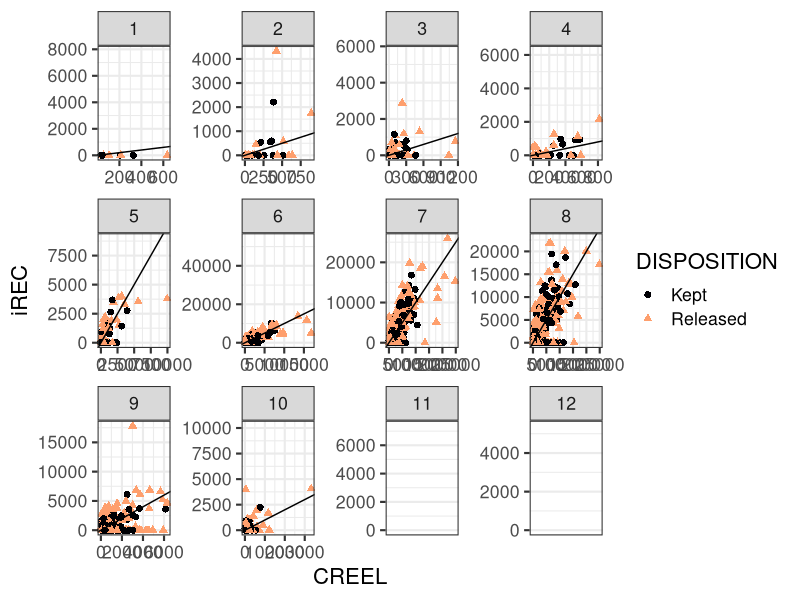
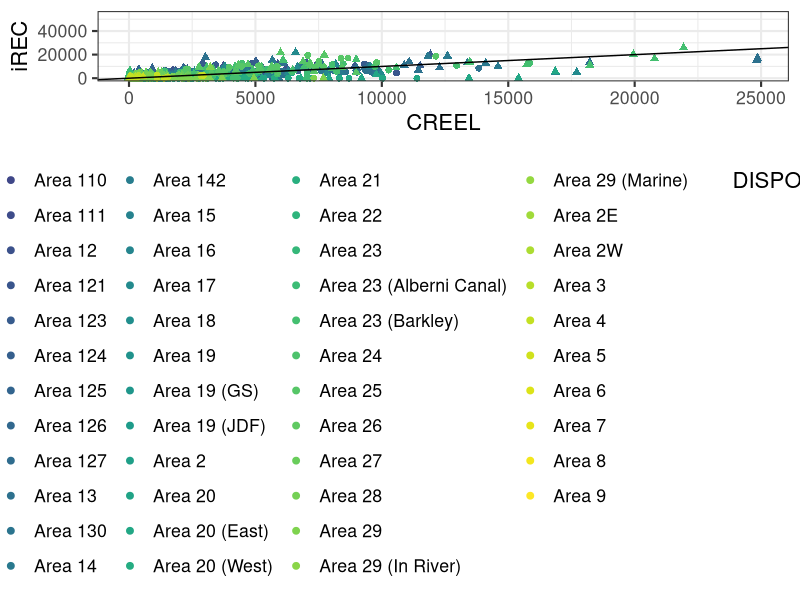
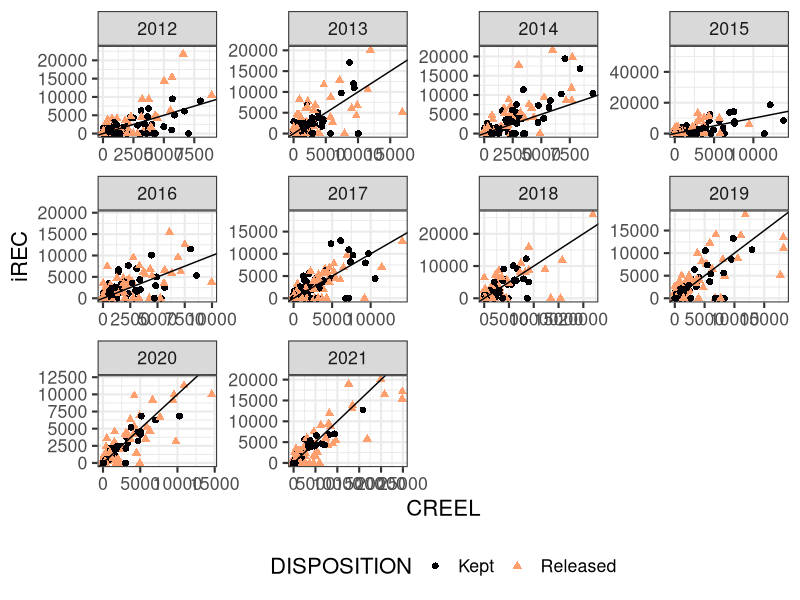
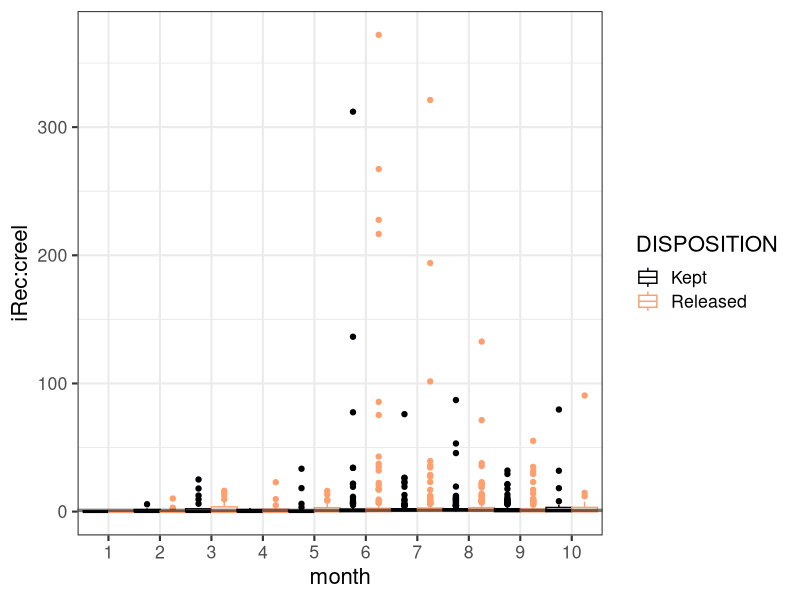
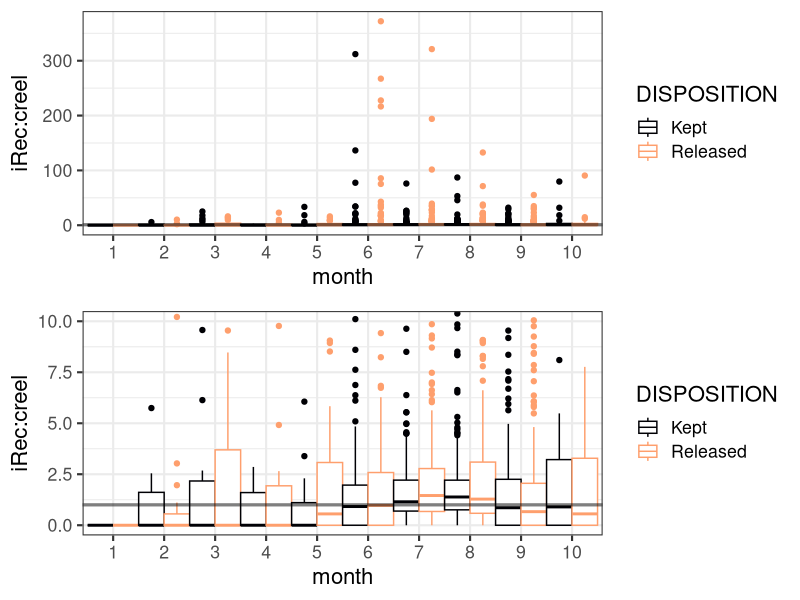
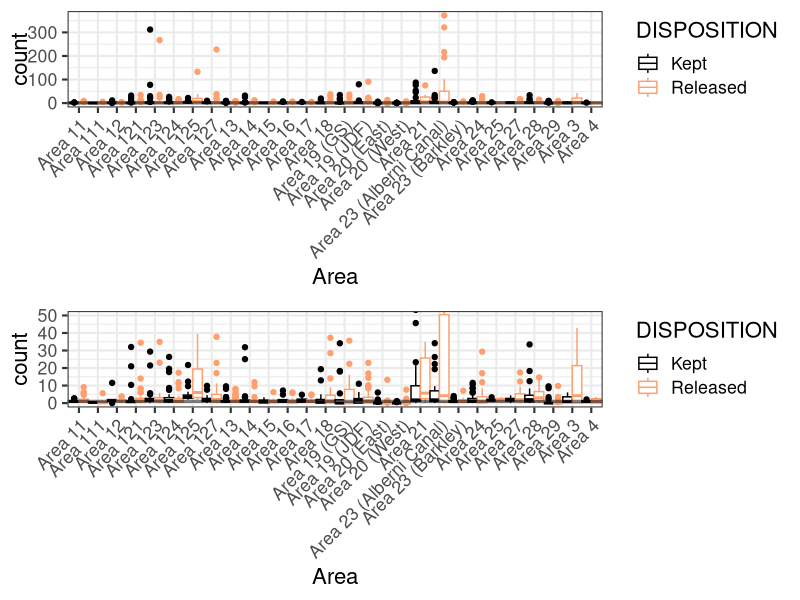
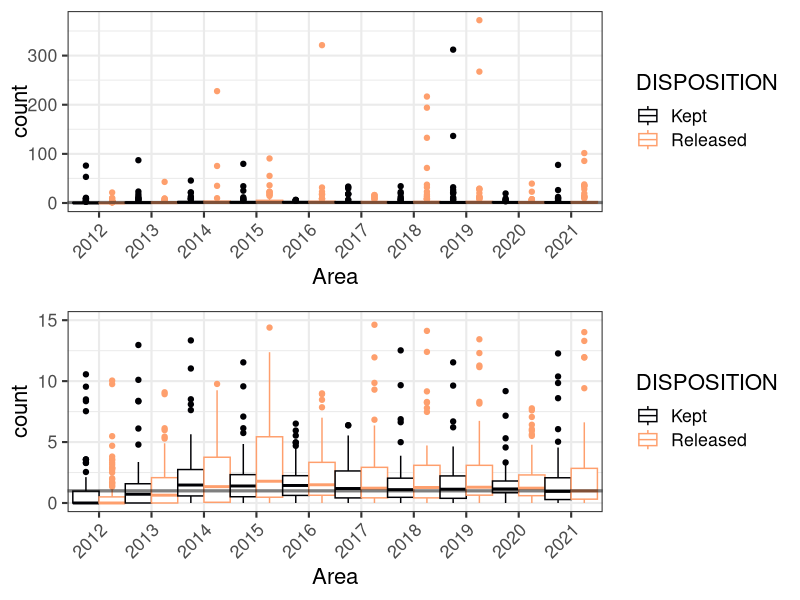
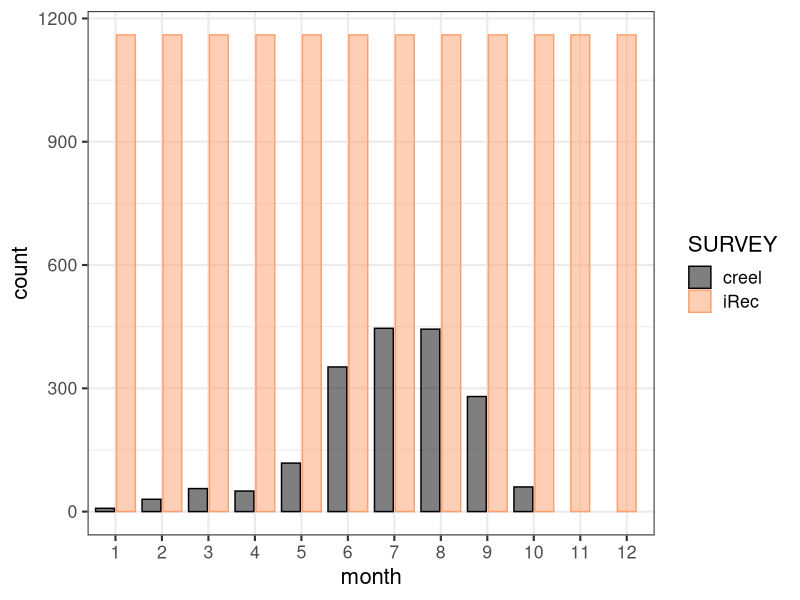

Source code (R) for these figures, in order:
## ---- chunk 1

library(ggplot2)
library(dplyr)
library(grid)
#rmarkdown::render("irec_summary.Rmd")

#read in data

creel<-read.csv("../data/creel2020.csv")
irec<-read.csv("../data/iRecchinook_2012_2021.csv")


## ---- chunk 2

#input 0s for missing observations on irec
#create df for all possible observations - using variables of interest only
#if other variables are considered, need to include them here
allobs <- expand.grid(list(AREA=unique(irec$AREA),
  YEAR=unique(irec$YEAR),
  MONTH=unique(irec$MONTH),
  DISPOSITION=unique(irec$DISPOSITION)))

irecall<-left_join(allobs,irec)
irecall$ESTIMATE[is.na(irecall$ESTIMATE)]<-0


creelc<- creel %>%
  rename(AREA=PFMA, SD=STANDARD_ERROR,DISPOSITION=TYPE, CREEL=)%>%
  select(c(AREA,YEAR,MONTH,DISPOSITION,ESTIMATE,SD))%>%
  mutate(SURVEY="creel")


irecc<- irecall %>%
  #rename(IREC=ESTIMATE)%>%
  select(c(AREA,YEAR,MONTH,DISPOSITION,ESTIMATE,VARIANCE))%>%
  group_by( AREA,YEAR,MONTH,DISPOSITION) %>% summarise(ESTIMATE = sum(ESTIMATE), VARIANCE = sum(VARIANCE))%>%
  mutate(SD=sqrt(VARIANCE))%>%
  select(c(!VARIANCE))%>%
  mutate(SURVEY="iRec")

dat<-rbind(creelc,irecc)



creelcc<-creelc%>%
rename(CREEL=ESTIMATE,SDCREEL=SD)%>%
  select(c(!SURVEY))


ireccc<-irecc%>%
rename(IREC=ESTIMATE,SDIREC=SD)%>%
  select(c(!SURVEY))


datxy<-left_join(ireccc,creelcc)

## ---- chunk 3

p <- ggplot(datxy)
p <- p + geom_point(aes(x=CREEL, y=IREC,color=DISPOSITION, shape=DISPOSITION), size=2)
p <- p + facet_wrap(~MONTH, scales="free")
p <- p + theme_bw(16)+labs( x="CREEL", y="iREC")
p <- p + scale_color_viridis_d(end = 0.8,option = "A")
p <- p + geom_abline(slope=1,intercept=0)
p


## ---- chunk 4

p <- ggplot(datxy)
p <- p + geom_point(aes(x=CREEL, y=IREC,color=AREA, shape=DISPOSITION),size=2)
#p <- p + facet_wrap(~AREA, scales="free")
p <- p + theme_bw(16)+labs( x="CREEL", y="iREC")
p <- p + scale_color_viridis_d()
#p <- p + coord_cartesian(ylim=c(0,max(datxy$CREEL,datxy$IREC, na.rm=T)),xlim=c(0,max(datxy$CREEL,datxy$IREC,na.rm=T)))
p <- p + geom_abline(slope=1,intercept=0)
p <- p + theme(legend.position="bottom")
p
## ---- chunk 5

p <- ggplot(datxy)
p <- p + geom_point(aes(x=CREEL, y=IREC,color=DISPOSITION, shape=DISPOSITION),size=2)
p <- p + facet_wrap(~YEAR, scales="free")
p <- p + theme_bw(16)+labs( x="CREEL", y="iREC")
p <- p + scale_color_viridis_d(end = 0.8,option = "A")
#p <- p + coord_cartesian(ylim=c(0,max(datxy$CREEL,datxy$IREC, na.rm=T)),xlim=c(0,max(datxy$CREEL,datxy$IREC,na.rm=T)))
p <- p + geom_abline(slope=1,intercept=0)
p <- p + theme(legend.position="bottom")
p
## ---- chunk 6

datxy$ratio <- datxy$IREC/datxy$CREEL
datxy <- datxy[is.finite(datxy$ratio),] 


 

p <- ggplot(datxy, aes(x=as.factor(MONTH),y=ratio, color=DISPOSITION))
p <- p + geom_boxplot(width=1, position = position_dodge(width = 1))
p <- p +geom_hline(aes(yintercept=1),size=1.1, alpha=.5)
p <- p + scale_color_viridis_d(end = 0.8,option = "A")
p <- p + theme_bw(16)+labs( x="month", y="iRec:creel")
p



p2 <- ggplot(datxy, aes(x=as.factor(MONTH),y=ratio, color=DISPOSITION))
p2 <- p2 + geom_boxplot(width=1, position = position_dodge(width = 1))
p2 <- p2 +geom_hline(aes(yintercept=1),size=1.1, alpha=.5)
p2 <- p2 + scale_color_viridis_d(end = 0.8,option = "A")
p2 <- p2 + theme_bw(16)+labs( x="month", y="iRec:creel")
p2 <- p2 + coord_cartesian( ylim = c(0,10))



grid.newpage()
grid.draw(rbind(ggplotGrob(p), ggplotGrob(p2), size = "last"))

## ---- chunk 7


p <- ggplot(datxy, aes(x=as.factor(AREA),y=ratio, color=DISPOSITION))
p <- p + geom_boxplot(width=1, position = position_dodge(width = 1))
p <- p +geom_hline(aes(yintercept=1),size=1.1, alpha=.5)
p <- p + scale_color_viridis_d(end = 0.8,option = "A")
p <- p + theme_bw(16)+labs( x="month", y="iRec:creel")
p <- p + theme(axis.text.x = element_text(angle = 45, hjust=1))+labs( x="Area", y="count")


p2 <- ggplot(datxy, aes(x=as.factor(AREA),y=ratio, color=DISPOSITION))
p2 <- p2 + geom_boxplot(width=1, position = position_dodge(width = 1))
p2 <- p2 +geom_hline(aes(yintercept=1),size=1.1, alpha=.5)
p2 <- p2 + scale_color_viridis_d(end = 0.8,option = "A")
p2 <- p2 + theme_bw(16)+labs( x="month", y="iRec:creel")
p2 <- p2 + theme(axis.text.x = element_text(angle = 45, hjust=1))+labs( x="Area", y="count")
p2 <- p2 + coord_cartesian( ylim = c(0,50))



grid.newpage()
grid.draw(rbind(ggplotGrob(p), ggplotGrob(p2), size = "last"))

## ---- chunk 8


p <- ggplot(datxy, aes(x=as.factor(YEAR),y=ratio, color=DISPOSITION))
p <- p + geom_boxplot(width=1, position = position_dodge(width = 1))
p <- p + geom_hline(aes(yintercept=1),size=1.1, alpha=.5)
p <- p + scale_color_viridis_d(end = 0.8,option = "A")
p <- p + theme_bw(16)+labs( x="month", y="iRec:creel")
p <- p + theme(axis.text.x = element_text(angle = 45, hjust=1))+labs( x="Area", y="count")

p2 <- ggplot(datxy, aes(x=as.factor(YEAR),y=ratio, color=DISPOSITION))
p2 <- p2 + geom_boxplot(width=1, position = position_dodge(width = 1))
p2 <- p2 + geom_hline(aes(yintercept=1),size=1.1, alpha=.5)
p2 <- p2 + scale_color_viridis_d(end = 0.8,option = "A")
p2 <- p2 + theme_bw(16)+labs( x="month", y="iRec:creel")
p2 <- p2 + theme(axis.text.x = element_text(angle = 45, hjust=1))+labs( x="Area", y="count")
p2 <- p2 + coord_cartesian( ylim = c(0,15))


grid.newpage()
grid.draw(rbind(ggplotGrob(p), ggplotGrob(p2), size = "last"))


## ---- chunk 9



p <- ggplot(dat)
p <- p + geom_bar(aes(x=as.factor(MONTH), color=SURVEY, fill=SURVEY),alpha=.5, position=position_dodge2(width = 0.9, preserve = "single"))
p <- p + scale_fill_viridis_d(end = 0.8,option = "A")
p <- p + scale_color_viridis_d(end = 0.8,option = "A")
p <- p + theme_bw(16)+labs( x="month", y="count")
p
## ---- chunk 10

p <- ggplot(dat)
p <- p + geom_bar(aes(x=as.factor(AREA), color=SURVEY, fill=SURVEY),alpha=.5, position=position_dodge2(width = 0.9, preserve = "single"))
p <- p + scale_fill_viridis_d(end = 0.8,option = "A")
p <- p + scale_color_viridis_d(end = 0.8,option = "A")
p <- p + theme_bw(16)
p <- p + theme(axis.text.x = element_text(angle = 45, hjust=1))+labs( x="Area", y="count")
p

## ---- chunk 11

p <- ggplot(dat)
p <- p + geom_bar(aes(x=as.factor(YEAR), color=SURVEY, fill=SURVEY),alpha=.5, position=position_dodge2(width = 0.9, preserve = "single"))
p <- p + scale_fill_viridis_d(end = 0.8,option = "A")
p <- p + scale_color_viridis_d(end = 0.8,option = "A")
p <- p + theme_bw(16)
p <- p + theme(axis.text.x = element_text(angle = 45, hjust=1))+labs( x="Area", y="count")
p

## ---- chunk 12

datmon <- dat %>%
group_by( MONTH,DISPOSITION,SURVEY) %>% summarise(ESTIMATE = sum(ESTIMATE))


p <- ggplot(datmon)
p <- p + geom_col(aes(x=as.factor(MONTH),y=ESTIMATE, color=SURVEY, fill=SURVEY),alpha=.5, position=position_dodge2(width = 0.9, preserve = "single"))
p <- p + facet_wrap(~DISPOSITION)
p <- p + scale_fill_viridis_d(end = 0.8,option = "A")
p <- p + scale_color_viridis_d(end = 0.8,option = "A")
p <- p + theme_bw(16)+labs( x="month", y="sum(obs)")
p
## ---- chunk 13

datmon <- dat %>%
group_by( AREA,DISPOSITION,SURVEY) %>% summarise(ESTIMATE = sum(ESTIMATE))


p <- ggplot(datmon)
p <- p + geom_col(aes(x=as.factor(AREA),y=ESTIMATE, color=SURVEY, fill=SURVEY),alpha=.5, position=position_dodge2(width = 0.9, preserve = "single"))
p <- p + facet_wrap(~DISPOSITION)
p <- p + scale_fill_viridis_d(end = 0.8,option = "A")
p <- p + scale_color_viridis_d(end = 0.8,option = "A")
p <- p + theme_bw(16)+labs( x="area", y="sum(obs)")
p <- p + theme(axis.text.x = element_text(angle = 45, hjust=1))+labs( x="Area", y="count")
p

## ---- chunk 14

datyr<- dat %>%
group_by( YEAR,DISPOSITION,SURVEY) %>% summarise(ESTIMATE = sum(ESTIMATE))


p <- ggplot(datyr)
p <- p + geom_col(aes(x=as.factor(YEAR),y=ESTIMATE, color=SURVEY, fill=SURVEY),alpha=.5, position=position_dodge2(width = 0.9, preserve = "single"))
p <- p + facet_wrap(~DISPOSITION)
p <- p + scale_fill_viridis_d(end = 0.8,option = "A")
p <- p + scale_color_viridis_d(end = 0.8,option = "A")
p <- p + theme_bw(16)+labs( x="area", y="sum(obs)")
p <- p + theme(axis.text.x = element_text(angle = 45, hjust=1))+labs( x="Area", y="count")
p

